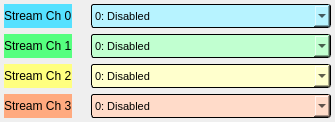
<?xml version="1.0" encoding="UTF-8"?>
<ui version="4.0">
 <class>Form</class>
 <widget class="QWidget" name="Form">
  <property name="geometry">
   <rect>
    <x>0</x>
    <y>0</y>
    <width>335</width>
    <height>122</height>
   </rect>
  </property>
  <property name="windowTitle">
   <string>Down Converter MuxSelect - ${DEV}</string>
  </property>
  <layout class="QGridLayout" name="gridLayout">
   <property name="leftMargin">
    <number>4</number>
   </property>
   <property name="topMargin">
    <number>4</number>
   </property>
   <property name="rightMargin">
    <number>4</number>
   </property>
   <property name="bottomMargin">
    <number>4</number>
   </property>
   <item row="2" column="1">
    <widget class="PyDMLabel" name="PyDMLabel_3">
     <property name="toolTip">
      <string/>
     </property>
     <property name="frameShape">
      <enum>QFrame::NoFrame</enum>
     </property>
     <property name="text">
      <string/>
     </property>
     <property name="channel" stdset="0">
      <string>ca://${DEV}:DAQMUX${MUX}_INPMUXSELSTR2</string>
     </property>
     <property name="displayFormat" stdset="0">
      <enum>PyDMLabel::String</enum>
     </property>
    </widget>
   </item>
   <item row="0" column="1">
    <widget class="PyDMLabel" name="PyDMLabel">
     <property name="toolTip">
      <string/>
     </property>
     <property name="frameShape">
      <enum>QFrame::NoFrame</enum>
     </property>
     <property name="text">
      <string/>
     </property>
     <property name="channel" stdset="0">
      <string>ca://${DEV}:DAQMUX${MUX}_INPMUXSELSTR0</string>
     </property>
     <property name="displayFormat" stdset="0">
      <enum>PyDMLabel::String</enum>
     </property>
    </widget>
   </item>
   <item row="0" column="2">
    <widget class="PyDMEnumComboBox" name="PyDMEnumComboBox_3">
     <property name="sizePolicy">
      <sizepolicy hsizetype="MinimumExpanding" vsizetype="Minimum">
       <horstretch>0</horstretch>
       <verstretch>0</verstretch>
      </sizepolicy>
     </property>
     <property name="minimumSize">
      <size>
       <width>119</width>
       <height>20</height>
      </size>
     </property>
     <property name="font">
      <font>
       <pointsize>8</pointsize>
      </font>
     </property>
     <property name="toolTip">
      <string/>
     </property>
     <property name="styleSheet">
      <string notr="true">/* Color of the selected list item. */
QComboBox::item:selected {
    border: 1px solid transparent;
    background: rgb(85,225,255);
}
QComboBox {
  	background-color: rgb(183,243,255);
    border: 1px solid black;
    border-radius: 3px;
    padding: 1px 18px 1px 3px;
    min-width: 6em;
}</string>
     </property>
     <property name="iconSize">
      <size>
       <width>12</width>
       <height>12</height>
      </size>
     </property>
     <property name="channel" stdset="0">
      <string>ca://${DEV}:DAQMUX${MUX}_INPMUXSEL0</string>
     </property>
     <item>
      <property name="text">
       <string>0: Disabled</string>
      </property>
     </item>
     <item>
      <property name="text">
       <string>1: Test</string>
      </property>
     </item>
     <item>
      <property name="text">
       <string>2: RF IN 2: ADC0 (FP)</string>
      </property>
     </item>
     <item>
      <property name="text">
       <string>3: RF IN 1: ADC1 (FP)</string>
      </property>
     </item>
     <item>
      <property name="text">
       <string>4: RF IN 4: ADC2 (FP)</string>
      </property>
     </item>
     <item>
      <property name="text">
       <string>5: RF IN 3: ADC3 (FP) </string>
      </property>
     </item>
     <item>
      <property name="text">
       <string>6: RF IN 6: ADC4 (FP)</string>
      </property>
     </item>
     <item>
      <property name="text">
       <string>7: RF IN 5: ADC5 (FP)</string>
      </property>
     </item>
     <item>
      <property name="text">
       <string>8: ADC6</string>
      </property>
     </item>
     <item>
      <property name="text">
       <string>9: CLK PLL DAC: DAC0</string>
      </property>
     </item>
     <item>
      <property name="text">
       <string>10: LO PLL DAC: DAC1 </string>
      </property>
     </item>
     <item>
      <property name="text">
       <string>11: DAC OUT: DAC2 (FP)</string>
      </property>
     </item>
     <item>
      <property name="text">
       <string>12: DAC3</string>
      </property>
     </item>
     <item>
      <property name="text">
       <string>13: DAC4</string>
      </property>
     </item>
     <item>
      <property name="text">
       <string>14: DAC5</string>
      </property>
     </item>
     <item>
      <property name="text">
       <string>15: DAC6</string>
      </property>
     </item>
     <item>
      <property name="text">
       <string>16: DBG0</string>
      </property>
     </item>
     <item>
      <property name="text">
       <string>17: DBG1</string>
      </property>
     </item>
     <item>
      <property name="text">
       <string>18: DBG2</string>
      </property>
     </item>
     <item>
      <property name="text">
       <string>19: DBG3</string>
      </property>
     </item>
    </widget>
   </item>
   <item row="1" column="0">
    <widget class="QLabel" name="label_2">
     <property name="styleSheet">
      <string notr="true">QLabel {
  background-color: rgb(85,255,127);
}</string>
     </property>
     <property name="text">
      <string>Stream Ch 1</string>
     </property>
    </widget>
   </item>
   <item row="3" column="0">
    <widget class="QLabel" name="label_4">
     <property name="styleSheet">
      <string notr="true">QLabel {
  background-color: rgb(255,170,127);
}</string>
     </property>
     <property name="text">
      <string>Stream Ch 3</string>
     </property>
    </widget>
   </item>
   <item row="2" column="2">
    <widget class="PyDMEnumComboBox" name="PyDMEnumComboBox">
     <property name="sizePolicy">
      <sizepolicy hsizetype="Preferred" vsizetype="Minimum">
       <horstretch>0</horstretch>
       <verstretch>0</verstretch>
      </sizepolicy>
     </property>
     <property name="minimumSize">
      <size>
       <width>119</width>
       <height>20</height>
      </size>
     </property>
     <property name="font">
      <font>
       <pointsize>8</pointsize>
      </font>
     </property>
     <property name="toolTip">
      <string/>
     </property>
     <property name="styleSheet">
      <string notr="true">/* Color of the selected list item. */
QComboBox::item:selected {
    border: 1px solid transparent;
    background: rgb(255,255,127);
}
QComboBox {
    background-color: rgb(255,255,205);
    border: 1px solid black;
    border-radius: 3px;
    padding: 1px 18px 1px 3px;
    min-width: 6em;
}</string>
     </property>
     <property name="channel" stdset="0">
      <string>ca://${DEV}:DAQMUX${MUX}_INPMUXSEL2</string>
     </property>
     <item>
      <property name="text">
       <string>0: Disabled</string>
      </property>
     </item>
     <item>
      <property name="text">
       <string>1: Test</string>
      </property>
     </item>
     <item>
      <property name="text">
       <string>2: RF IN 2: ADC0 (FP)</string>
      </property>
     </item>
     <item>
      <property name="text">
       <string>3: RF IN 1: ADC1 (FP)</string>
      </property>
     </item>
     <item>
      <property name="text">
       <string>4: RF IN 4: ADC2 (FP)</string>
      </property>
     </item>
     <item>
      <property name="text">
       <string>5: RF IN 3: ADC3 (FP) </string>
      </property>
     </item>
     <item>
      <property name="text">
       <string>6: RF IN 6: ADC4 (FP)</string>
      </property>
     </item>
     <item>
      <property name="text">
       <string>7: RF IN 5: ADC5 (FP)</string>
      </property>
     </item>
     <item>
      <property name="text">
       <string>8: ADC6</string>
      </property>
     </item>
     <item>
      <property name="text">
       <string>9: CLK PLL DAC: DAC0</string>
      </property>
     </item>
     <item>
      <property name="text">
       <string>10: LO PLL DAC: DAC1 </string>
      </property>
     </item>
     <item>
      <property name="text">
       <string>11: DAC OUT: DAC2 (FP)</string>
      </property>
     </item>
     <item>
      <property name="text">
       <string>12: DAC3</string>
      </property>
     </item>
     <item>
      <property name="text">
       <string>13: DAC4</string>
      </property>
     </item>
     <item>
      <property name="text">
       <string>14: DAC5</string>
      </property>
     </item>
     <item>
      <property name="text">
       <string>15: DAC6</string>
      </property>
     </item>
     <item>
      <property name="text">
       <string>16:DBG0</string>
      </property>
     </item>
     <item>
      <property name="text">
       <string>17:DBG1</string>
      </property>
     </item>
     <item>
      <property name="text">
       <string>18: DBG2</string>
      </property>
     </item>
     <item>
      <property name="text">
       <string>19: DBG3</string>
      </property>
     </item>
    </widget>
   </item>
   <item row="2" column="0">
    <widget class="QLabel" name="label_3">
     <property name="styleSheet">
      <string notr="true">QLabel{
  background-color: rgb(255,255,127);
}</string>
     </property>
     <property name="text">
      <string>Stream Ch 2</string>
     </property>
    </widget>
   </item>
   <item row="3" column="1">
    <widget class="PyDMLabel" name="PyDMLabel_4">
     <property name="toolTip">
      <string/>
     </property>
     <property name="frameShape">
      <enum>QFrame::NoFrame</enum>
     </property>
     <property name="text">
      <string/>
     </property>
     <property name="channel" stdset="0">
      <string>ca://${DEV}:DAQMUX${MUX}_INPMUXSELSTR3</string>
     </property>
     <property name="displayFormat" stdset="0">
      <enum>PyDMLabel::String</enum>
     </property>
    </widget>
   </item>
   <item row="1" column="1">
    <widget class="PyDMLabel" name="PyDMLabel_2">
     <property name="toolTip">
      <string/>
     </property>
     <property name="frameShape">
      <enum>QFrame::NoFrame</enum>
     </property>
     <property name="text">
      <string/>
     </property>
     <property name="channel" stdset="0">
      <string>ca://${DEV}:DAQMUX${MUX}_INPMUXSELSTR1</string>
     </property>
     <property name="displayFormat" stdset="0">
      <enum>PyDMLabel::String</enum>
     </property>
    </widget>
   </item>
   <item row="0" column="0">
    <widget class="QLabel" name="label">
     <property name="styleSheet">
      <string notr="true">QLabel {
  background-color: rgb(85,225,255);
}
</string>
     </property>
     <property name="text">
      <string>Stream Ch 0</string>
     </property>
    </widget>
   </item>
   <item row="1" column="2">
    <widget class="PyDMEnumComboBox" name="PyDMEnumComboBox_2">
     <property name="sizePolicy">
      <sizepolicy hsizetype="Preferred" vsizetype="Minimum">
       <horstretch>0</horstretch>
       <verstretch>0</verstretch>
      </sizepolicy>
     </property>
     <property name="minimumSize">
      <size>
       <width>119</width>
       <height>20</height>
      </size>
     </property>
     <property name="font">
      <font>
       <pointsize>8</pointsize>
      </font>
     </property>
     <property name="toolTip">
      <string/>
     </property>
     <property name="styleSheet">
      <string notr="true">/* Color of the selected list item. */
QComboBox::item:selected {
    border: 1px solid transparent;
    background: rgb(85,255,127);
}
QComboBox {
  	background-color: rgb(193,255,208);
    border: 1px solid black;
    border-radius: 3px;
    padding: 1px 18px 1px 3px;
    min-width: 6em;
}</string>
     </property>
     <property name="iconSize">
      <size>
       <width>12</width>
       <height>12</height>
      </size>
     </property>
     <property name="channel" stdset="0">
      <string>ca://${DEV}:DAQMUX${MUX}_INPMUXSEL1</string>
     </property>
     <item>
      <property name="text">
       <string>0: Disabled</string>
      </property>
     </item>
     <item>
      <property name="text">
       <string>1: Test</string>
      </property>
     </item>
     <item>
      <property name="text">
       <string>2: RF IN 2: ADC0 (FP)</string>
      </property>
     </item>
     <item>
      <property name="text">
       <string>3: RF IN 1: ADC1 (FP)</string>
      </property>
     </item>
     <item>
      <property name="text">
       <string>4: RF IN 4: ADC2 (FP)</string>
      </property>
     </item>
     <item>
      <property name="text">
       <string>5: RF IN 3: ADC3 (FP) </string>
      </property>
     </item>
     <item>
      <property name="text">
       <string>6: RF IN 6: ADC4 (FP)</string>
      </property>
     </item>
     <item>
      <property name="text">
       <string>7: RF IN 5: ADC5 (FP)</string>
      </property>
     </item>
     <item>
      <property name="text">
       <string>8: ADC6</string>
      </property>
     </item>
     <item>
      <property name="text">
       <string>9: CLK PLL DAC: DAC0</string>
      </property>
     </item>
     <item>
      <property name="text">
       <string>10: LO PLL DAC: DAC1 </string>
      </property>
     </item>
     <item>
      <property name="text">
       <string>11: DAC OUT: DAC2 (FP)</string>
      </property>
     </item>
     <item>
      <property name="text">
       <string>12: DAC3</string>
      </property>
     </item>
     <item>
      <property name="text">
       <string>13: DAC4</string>
      </property>
     </item>
     <item>
      <property name="text">
       <string>14: DAC5</string>
      </property>
     </item>
     <item>
      <property name="text">
       <string>15: DAC6</string>
      </property>
     </item>
     <item>
      <property name="text">
       <string>16: DBG0</string>
      </property>
     </item>
     <item>
      <property name="text">
       <string>17: DBG1</string>
      </property>
     </item>
     <item>
      <property name="text">
       <string>18: DBG2</string>
      </property>
     </item>
     <item>
      <property name="text">
       <string>19: DBG3</string>
      </property>
     </item>
    </widget>
   </item>
   <item row="3" column="2">
    <widget class="PyDMEnumComboBox" name="PyDMEnumComboBox_4">
     <property name="sizePolicy">
      <sizepolicy hsizetype="Preferred" vsizetype="Minimum">
       <horstretch>0</horstretch>
       <verstretch>0</verstretch>
      </sizepolicy>
     </property>
     <property name="minimumSize">
      <size>
       <width>119</width>
       <height>20</height>
      </size>
     </property>
     <property name="font">
      <font>
       <pointsize>8</pointsize>
      </font>
     </property>
     <property name="toolTip">
      <string/>
     </property>
     <property name="styleSheet">
      <string notr="true">/* Color of the selected list item. */
QComboBox::item:selected {
    border: 1px solid transparent;
    background:  rgb(255,170,127);
}
QComboBox {
    background-color:  rgb(255,219,201);
    border: 1px solid black;
    border-radius: 3px;
    padding: 1px 18px 1px 3px;
    min-width: 6em;
}</string>
     </property>
     <property name="channel" stdset="0">
      <string>ca://${DEV}:DAQMUX${MUX}_INPMUXSEL3</string>
     </property>
     <item>
      <property name="text">
       <string>0: Disabled</string>
      </property>
     </item>
     <item>
      <property name="text">
       <string>1: Test</string>
      </property>
     </item>
     <item>
      <property name="text">
       <string>2: RF IN 2: ADC0 (FP)</string>
      </property>
     </item>
     <item>
      <property name="text">
       <string>3: RF IN 1: ADC1 (FP)</string>
      </property>
     </item>
     <item>
      <property name="text">
       <string>4: RF IN 4: ADC2 (FP)</string>
      </property>
     </item>
     <item>
      <property name="text">
       <string>5: RF IN 3: ADC3 (FP) </string>
      </property>
     </item>
     <item>
      <property name="text">
       <string>6: RF IN 6: ADC4 (FP)</string>
      </property>
     </item>
     <item>
      <property name="text">
       <string>7: RF IN 5: ADC5 (FP)</string>
      </property>
     </item>
     <item>
      <property name="text">
       <string>8: ADC6</string>
      </property>
     </item>
     <item>
      <property name="text">
       <string>9: CLK PLL DAC: DAC0</string>
      </property>
     </item>
     <item>
      <property name="text">
       <string>10: LO PLL DAC: DAC1 </string>
      </property>
     </item>
     <item>
      <property name="text">
       <string>11: DAC OUT: DAC2 (FP)</string>
      </property>
     </item>
     <item>
      <property name="text">
       <string>12: DAC3</string>
      </property>
     </item>
     <item>
      <property name="text">
       <string>13: DAC4</string>
      </property>
     </item>
     <item>
      <property name="text">
       <string>14: DAC5</string>
      </property>
     </item>
     <item>
      <property name="text">
       <string>15: DAC6</string>
      </property>
     </item>
     <item>
      <property name="text">
       <string>16:DBG0</string>
      </property>
     </item>
     <item>
      <property name="text">
       <string>17:DBG1</string>
      </property>
     </item>
     <item>
      <property name="text">
       <string>18: DBG2</string>
      </property>
     </item>
     <item>
      <property name="text">
       <string>19: DBG3</string>
      </property>
     </item>
    </widget>
   </item>
  </layout>
 </widget>
 <customwidgets>
  <customwidget>
   <class>PyDMLabel</class>
   <extends>QLabel</extends>
   <header>pydm.widgets.label</header>
  </customwidget>
  <customwidget>
   <class>PyDMEnumComboBox</class>
   <extends>QComboBox</extends>
   <header>pydm.widgets.enum_combo_box</header>
  </customwidget>
 </customwidgets>
 <resources/>
 <connections/>
</ui>
